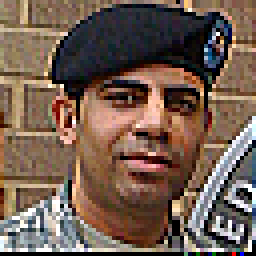
#> input picture dut/tb/uvm_images/write/ckeck_12/sharp_v0.bmp, 64 x 64 px, found by its file name (shown 4 times larger)
$ python hsv_v2_v_view.py
#> lines starting #> are read from the running program, lines starting #| are printed output that depends on the picture
import cv2

image = cv2.imread('K:/ZEDBOARD/uvm_tb/VFP_TEST/dut/tb/uvm_images/write/ckeck_12/sharp_v0.bmp')
#> image is the input picture: shape (64, 64, 3); mean B, G, R 80.6, 93.7, 115.2


# RGB Red
cv2.imshow('V-HSV_V2',image[:, :, 0])
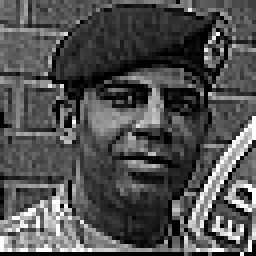
#> window 'V-HSV_V2': shape (64, 64) (shown 4 times larger); min 0, max 255, mean 80.6
cv2.imwrite('V-HSV_V2.bmp',image[:, :, 0])


cv2.waitKey(0)

$ run again, with dut/tb/uvm_images/write/ckeck_12/cgain_v0.bmp copied over dut/tb/uvm_images/write/ckeck_12/sharp_v0.bmp
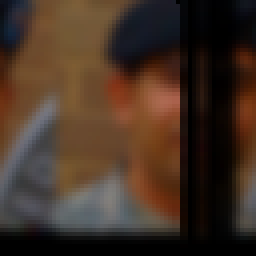
#> input picture dut/tb/uvm_images/write/ckeck_12/cgain_v0.bmp, 64 x 64 px, found by its file name (shown 4 times larger)
#> image is the input picture: shape (64, 64, 3); mean B, G, R 37, 49.2, 67.7
#> `cv2.imshow('V-HSV_V2',image[:, :, 0])`:
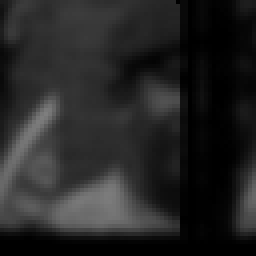
#> window 'V-HSV_V2': shape (64, 64) (shown 4 times larger); min 0, max 126, mean 37
